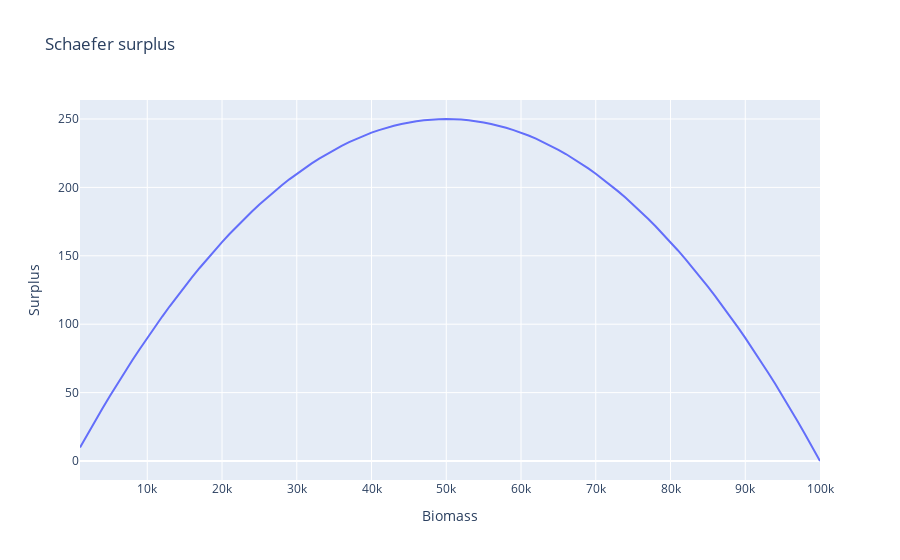

The cell this chart's notebook holds for it:
### Markdown cell above
# Schaefer or Fox?

One of the first management models you'll learn about are biomass dynamics models. The basic idea of these is simple - the amount of surplus production is related (nonlinearly) to the biomass of your stock. Schaefer's model is one of these and it looks like:

$$B_{n+1} = B_{n} + rB_{n}(1-B_{n}/K) - C$$

where $B_{n}$ is the biomass at time $n$, $r$ and $K$ define how the biomass grows, and $C$ is the catch. $r$ acts as a kind of "how fast does the stock grow when it's unlimited" and $K$ acts as a kind of carrying capacity. 

The key idea with the biomass dynamics models is that there is a specific value of $B_{n}$ at which $rB_{n}(1-B_{n}/K)$ is the largest - i.e. there is the largest surplus yield. (Note that if $C=rB_{n}(1-B_{n}/K)$ you acheive equilibrium). This maximum "sustainable" yield - or MSY - becomes the largest amount you can fish consistently without driving the stock into the ground.

To see where it is for Schaefer, let's plot of simple surplus yield curve:

### Code cell
def schaefer_surplus(params, B):
    K, r, *_ = params
    return r * B * (1 - B / K)

K, r = 100000, 0.01
B = np.arange(0, 100000, 1000) + 1000
px.line(
    x=B,
    y=schaefer_surplus([K, r], B),
    title="Schaefer surplus",
    labels={"x": "Biomass", "y": "Surplus"}
)

### Figure 1 — Plotly figure (JSON) as saved in the notebook; plotly's stock layout.template omitted (floating-point values rounded to 4 significant figures)
{"data": [{"hovertemplate": "Biomass=%{x}<br>Surplus=%{y}<extra></extra>", "legendgroup": "", "line": {"color": "#636efa", "dash": "solid"}, "marker": {"symbol": "circle"}, "mode": "lines", "name": "", "orientation": "v", "showlegend": false, "type": "scatter", "x": [1000, 2000, 3000, 4000, 5000, 6000, 7000, 8000, 9000, 10000, 11000, 12000, 13000, 14000, 15000, 16000, 17000, 18000, 19000, 20000, 21000, 22000, 23000, 24000, 25000, 26000, 27000, 28000, 29000, 30000, 31000, 32000, 33000, 34000, 35000, 36000, 37000, 38000, 39000, 40000, 41000, 42000, 43000, 44000, 45000, 46000, 47000, 48000, 49000, 50000, 51000, 52000, 53000, 54000, 55000, 56000, 57000, 58000, 59000, 60000, 61000, 62000, 63000, 64000, 65000, 66000, 67000, 68000, 69000, 70000, 71000, 72000, 73000, 74000, 75000, 76000, 77000, 78000, 79000, 80000, 81000, 82000, 83000, 84000, 85000, 86000, 87000, 88000, 89000, 90000, 91000, 92000, 93000, 94000, 95000, 96000, 97000, 98000, 99000, 100000], "xaxis": "x", "y": [9.9, 19.6, 29.1, 38.4, 47.5, 56.4, 65.1, 73.6, 81.9, 90, 97.9, 105.6, 113.1, 120.4, 127.5, 134.4, 141.1, 147.6, 153.9, 160, 165.9, 171.6, 177.1, 182.4, 187.5, 192.4, 197.1, 201.6, 205.9, 210, 213.9, 217.6, 221.1, 224.4, 227.5, 230.4, 233.1, 235.6, 237.9, 240, 241.9, 243.6, 245.1, 246.4, 247.5, 248.4, 249.1, 249.6, 249.9, 250, 249.9, 249.6, 249.1, 248.4, 247.5, 246.4, 245.1, 243.6, 241.9, 240, 237.9, 235.6, 233.1, 230.4, 227.5, 224.4, 221.1, 217.6, 213.9, 210.0, 205.9, 201.6, 197.1, 192.4, 187.5, 182.4, 177.1, 171.6, 165.9, 160.0, 153.9, 147.6, 141.1, 134.4, 127.5, 120.4, 113.1, 105.6, 97.9, 90.0, 81.9, 73.6, 65.1, 56.4, 47.5, 38.4, 29.1, 19.6, 9.9, 0], "yaxis": "y"}], "layout": {"legend": {"tracegroupgap": 0}, "title": {"text": "Schaefer surplus"}, "xaxis": {"anchor": "y", "domain": [0, 1], "title": {"text": "Biomass"}}, "yaxis": {"anchor": "x", "domain": [0, 1], "title": {"text": "Surplus"}}}}
